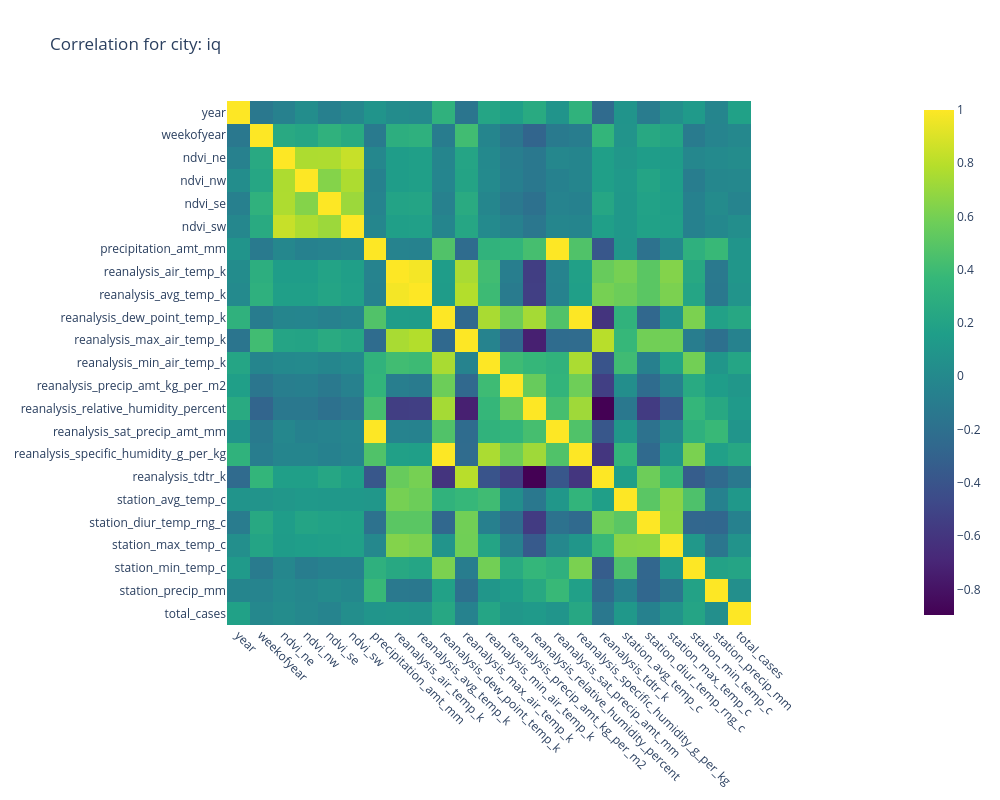
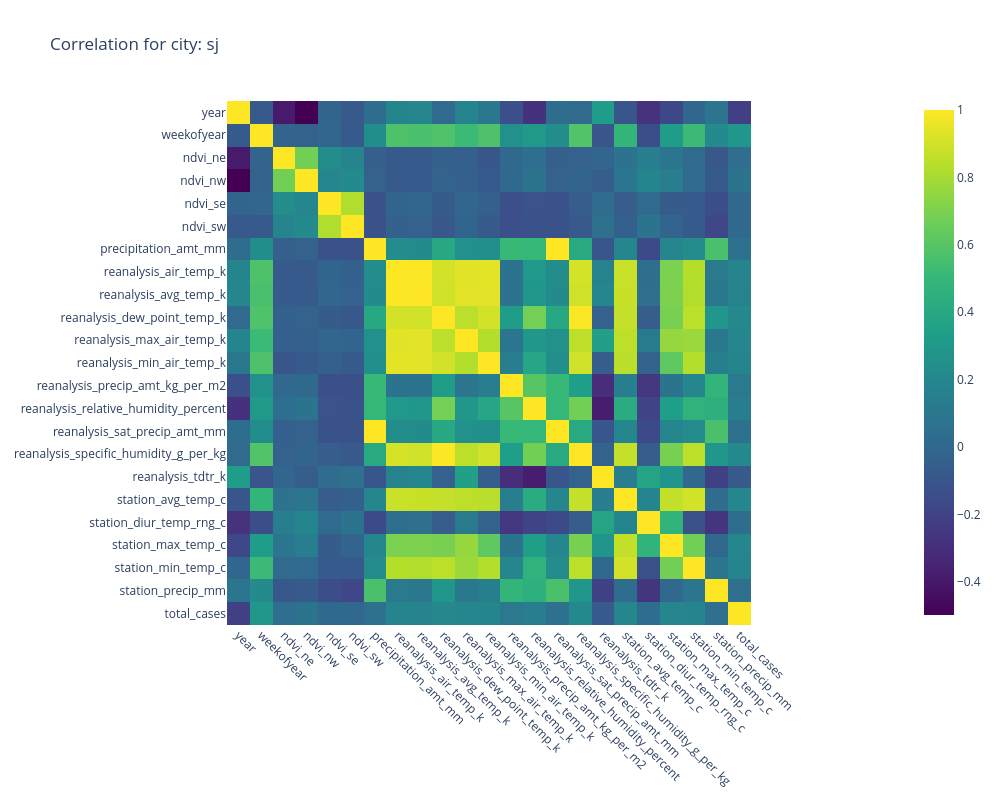

The code cell stored with these charts, in order, in its notebook:
### Code cell
for city in set(df["city"]):
    to_plot = df[df["city"] == city].corr(numeric_only = True)
    px.imshow(to_plot,
              height = 800, width = 1000, 
              color_continuous_scale = px.colors.sequential.Viridis, title = f"Correlation for city: {city}"
              ).update_xaxes(tickangle = 45).show()

### Figure 1 — Plotly figure (JSON) as saved in the notebook; plotly's stock layout.template omitted (floating-point values rounded to 4 significant figures; data arrays with more than 128 entries replaced by an {"elided": "..."} marker saying what was removed)
{"data": [{"coloraxis": "coloraxis", "hovertemplate": "x: %{x}<br>y: %{y}<br>color: %{z}<extra></extra>", "name": "0", "type": "heatmap", "x": ["year", "weekofyear", "ndvi_ne", "ndvi_nw", "ndvi_se", "ndvi_sw", "precipitation_amt_mm", "reanalysis_air_temp_k", "reanalysis_avg_temp_k", "reanalysis_dew_point_temp_k", "reanalysis_max_air_temp_k", "reanalysis_min_air_temp_k", "reanalysis_precip_amt_kg_per_m2", "reanalysis_relative_humidity_percent", "reanalysis_sat_precip_amt_mm", "reanalysis_specific_humidity_g_per_kg", "reanalysis_tdtr_k", "station_avg_temp_c", "station_diur_temp_rng_c", "station_max_temp_c", "station_min_temp_c", "station_precip_mm", "total_cases"], "xaxis": "x", "y": ["year", "weekofyear", "ndvi_ne", "ndvi_nw", "ndvi_se", "ndvi_sw", "precipitation_amt_mm", "reanalysis_air_temp_k", "reanalysis_avg_temp_k", "reanalysis_dew_point_temp_k", "reanalysis_max_air_temp_k", "reanalysis_min_air_temp_k", "reanalysis_precip_amt_kg_per_m2", "reanalysis_relative_humidity_percent", "reanalysis_sat_precip_amt_mm", "reanalysis_specific_humidity_g_per_kg", "reanalysis_tdtr_k", "station_avg_temp_c", "station_diur_temp_rng_c", "station_max_temp_c", "station_min_temp_c", "station_precip_mm", "total_cases"], "yaxis": "y", "z": {"elided": "23x23 float values"}}], "layout": {"coloraxis": {"colorscale": [[0, "#440154"], [0.1111, "#482878"], [0.2222, "#3e4989"], [0.3333, "#31688e"], [0.4444, "#26828e"], [0.5556, "#1f9e89"], [0.6667, "#35b779"], [0.7778, "#6ece58"], [0.8889, "#b5de2b"], [1, "#fde725"]]}, "height": 800, "title": {"text": "Correlation for city: iq"}, "width": 1000, "xaxis": {"anchor": "y", "constrain": "domain", "domain": [0, 1], "scaleanchor": "y", "tickangle": 45}, "yaxis": {"anchor": "x", "autorange": "reversed", "constrain": "domain", "domain": [0, 1]}}}

### Figure 2 — Plotly figure (JSON) as saved in the notebook; plotly's stock layout.template omitted (floating-point values rounded to 4 significant figures; data arrays with more than 128 entries replaced by an {"elided": "..."} marker saying what was removed)
{"data": [{"coloraxis": "coloraxis", "hovertemplate": "x: %{x}<br>y: %{y}<br>color: %{z}<extra></extra>", "name": "0", "type": "heatmap", "x": ["year", "weekofyear", "ndvi_ne", "ndvi_nw", "ndvi_se", "ndvi_sw", "precipitation_amt_mm", "reanalysis_air_temp_k", "reanalysis_avg_temp_k", "reanalysis_dew_point_temp_k", "reanalysis_max_air_temp_k", "reanalysis_min_air_temp_k", "reanalysis_precip_amt_kg_per_m2", "reanalysis_relative_humidity_percent", "reanalysis_sat_precip_amt_mm", "reanalysis_specific_humidity_g_per_kg", "reanalysis_tdtr_k", "station_avg_temp_c", "station_diur_temp_rng_c", "station_max_temp_c", "station_min_temp_c", "station_precip_mm", "total_cases"], "xaxis": "x", "y": ["year", "weekofyear", "ndvi_ne", "ndvi_nw", "ndvi_se", "ndvi_sw", "precipitation_amt_mm", "reanalysis_air_temp_k", "reanalysis_avg_temp_k", "reanalysis_dew_point_temp_k", "reanalysis_max_air_temp_k", "reanalysis_min_air_temp_k", "reanalysis_precip_amt_kg_per_m2", "reanalysis_relative_humidity_percent", "reanalysis_sat_precip_amt_mm", "reanalysis_specific_humidity_g_per_kg", "reanalysis_tdtr_k", "station_avg_temp_c", "station_diur_temp_rng_c", "station_max_temp_c", "station_min_temp_c", "station_precip_mm", "total_cases"], "yaxis": "y", "z": {"elided": "23x23 float values"}}], "layout": {"coloraxis": {"colorscale": [[0, "#440154"], [0.1111, "#482878"], [0.2222, "#3e4989"], [0.3333, "#31688e"], [0.4444, "#26828e"], [0.5556, "#1f9e89"], [0.6667, "#35b779"], [0.7778, "#6ece58"], [0.8889, "#b5de2b"], [1, "#fde725"]]}, "height": 800, "title": {"text": "Correlation for city: sj"}, "width": 1000, "xaxis": {"anchor": "y", "constrain": "domain", "domain": [0, 1], "scaleanchor": "y", "tickangle": 45}, "yaxis": {"anchor": "x", "autorange": "reversed", "constrain": "domain", "domain": [0, 1]}}}
